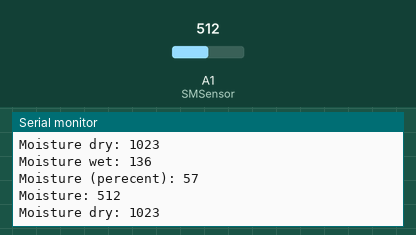
Recording of a sketch running on a simulated Arduino Uno, built with avr-gcc and run on an emulated ATmega328P. On the bench: the last lines printed to the serial monitor. The inputs (shaded band) are chosen by the test bench; at power-on: A1 (SMSensor) = 512.

Above: at 1.2 s.
1.3 s: A1 (SMSensor) set to 148
At 2.2 s:
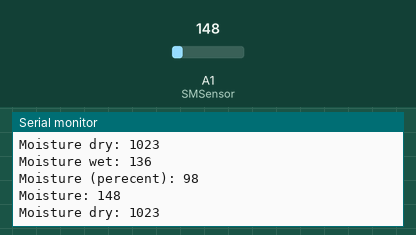
2.8 s: A1 (SMSensor) set to 125
At 3.6 s:
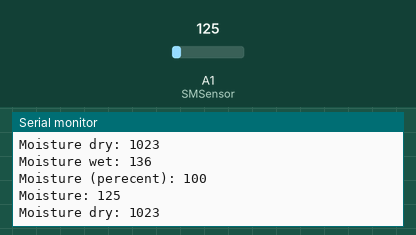
11.8 s: A1 (SMSensor) set to 11
At 12.9 s:
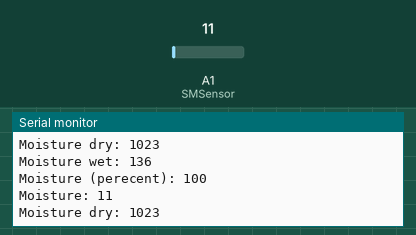
13.3 s: A1 (SMSensor) set to 8
At 14.0 s:
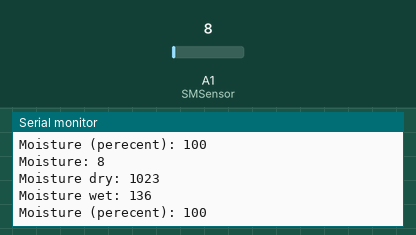
Timing chart, 0 to 16.3 s (numbered marks = the images above; inputs shaded):
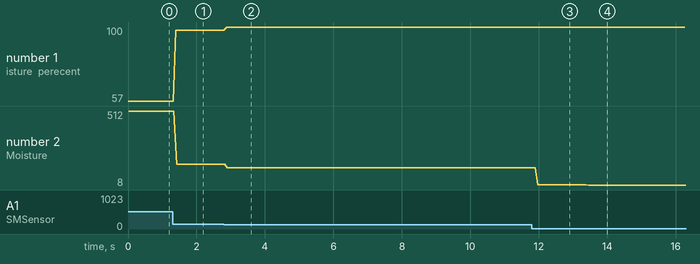

Measured:
- the behaviour switches between 10 and 9 on A1 (SMSensor) (found by bisection; images 3 and 4)
- after the input at 1.3 s, the serial monitor: prints a new line after 0.10 s (image 1)
- after the input at 2.8 s, the serial monitor: prints a new line after 0.08 s (image 2)
- after the input at 11.8 s, the serial monitor: prints a new line after 0.17 s (image 3)
- after the input at 13.3 s, the serial monitor: prints a new line after 0.15 s (image 4)
- plotted number 1: 57 → 98 after the input at 1.3 s, 98 → 100 after the input at 2.8 s
- plotted number 2: 512 → 148 after the input at 1.3 s, 148 → 125 after the input at 2.8 s, 125 → 11 after the input at 11.8 s, 11 → 8 after the input at 13.3 s

The sketch:

soil_meter.ino
```cpp
#include <SoftwareSerial.h>

#define SMSensor A1

/*Constatns*/
int soilMoistureValue;
int soilMoisturePercent;

//Based on calibration of sensor
int DryValue = 1023;
int WetValue = 136;

SoftwareSerial HC12(10, 11);

void setup() {
  Serial.begin(9600);
  HC12.begin(9600);
}

void loop() {
  while (HC12.available()) {
    Serial.write(HC12.read());
  }
  while (Serial.available()) {
    HC12.write(Serial.read());
  }

    // put your main code here, to run repeatedly:
  int soilMoistureValue = analogRead(SMSensor);

  soilMoistureValue = analogRead(SMSensor);
  soilMoisturePercent = map(soilMoistureValue, DryValue, WetValue, 0, 100);
  soilMoisturePercent = constrain(soilMoisturePercent, 0, 100);

  HC12.write(soilMoisturePercent);

  Serial.print("Moisture (perecent): ");
  Serial.println(soilMoisturePercent);

  Serial.print("Moisture: ");
  Serial.println(soilMoistureValue);

  Serial.print("Moisture dry: ");
  Serial.println(DryValue);

  Serial.print("Moisture wet: ");
  Serial.println(WetValue);
}
```
